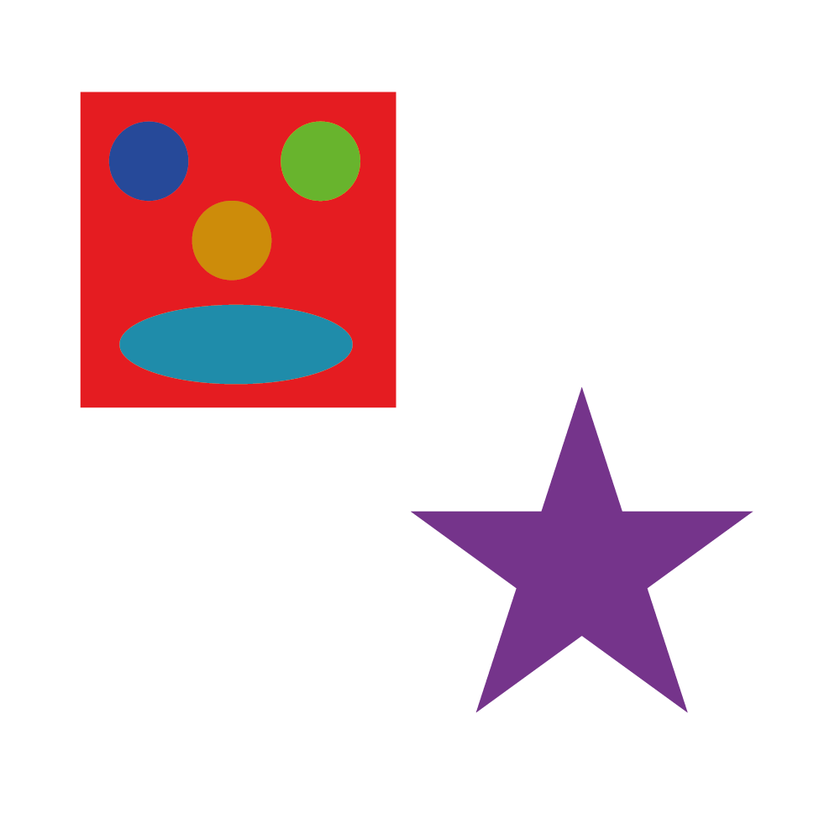
#> input picture images/exemple0.png, 840 x 840 px, shrunk from 1000 x 1000 before the run
$ jupyter execute TIN_chalange.ipynb   (shell and % lines are left out)
#> lines starting #> are read from the running program, lines starting #| are printed output that depends on the picture; after the words box and inside, x2 and y2 are one past the last pixel; in counts of white or black regions, pixels touching at a corner belong together
<a href="https://colab.research.google.com/github/atmaniali/AllView1/blob/master/TIN_chalange.ipynb" target="_parent"></a>

[cell 1]
import cv2
import matplotlib.pyplot as plt
from PIL import Image
import numpy as np
#from google.colab.patches import cv2_imshow
class Point(object):
    def __init__(self,x,y):
        self.x = x
        self.y = y
    def getX(self):
        return self.x
    def getY(self):
        return self.y
def gDiff(img,PointC,tmpPoint):
    return abs(int(img[PointC.x,PointC.y]) - int(img[tmpPoint.x,tmpPoint.y]))
def selectConnects(p):
    if p != 0:
        connects = [Point(-1, -1), Point(0, -1), Point(1, -1), Point(1, 0), Point(1, 1), \
                    Point(0, 1), Point(-1, 1), Point(-1, 0)]
    else:
        connects = [ Point(0, -1),  Point(1, 0),Point(0, 1), Point(-1, 0)]
    return connects


def regionGrow(img,seeds,thresh,p = 1):
    height, weight = img.shape
    seedMark = np.zeros(img.shape)
    seedList = []
    for seed in seeds:
        seedList.append(seed)
    label = 1
    connects = selectConnects(p)
    while(len(seedList)>0):
        PointC = seedList.pop(0)

        seedMark[PointC.x,PointC.y] = label
        for i in range(8):
            Xt = PointC.x + connects[i].x
            YT = PointC.y + connects[i].y
            if Xt < 0 or YT < 0 or Xt >= height or YT >= weight:
                continue
            Diff = gDiff(img,PointC,Point(Xt,YT))
            if Diff < thresh and seedMark[Xt,YT] == 0:
                seedMark[Xt,YT] = label
                seedList.append(Point(Xt,YT))
    return seedMark
img = np.array(Image.open("images/exemple0.png").convert("L"))
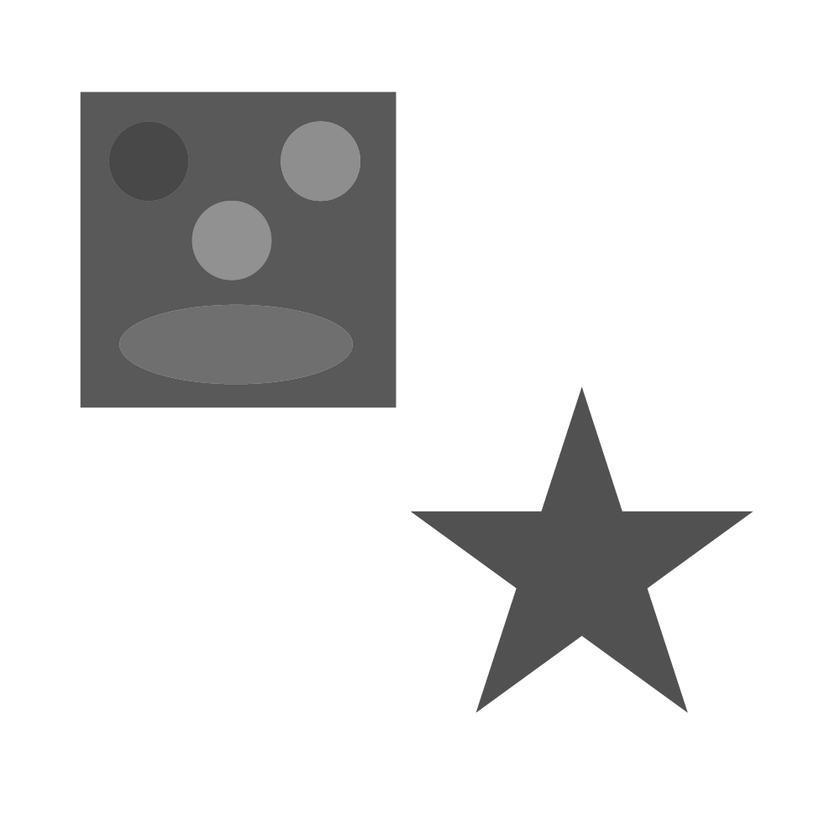
#> img: shape (840, 840); min 61, max 255, mean 223.7
seeds = [Point(10,10),Point(82,150),Point(20,100)]
#modifier

Img = regionGrow(img,seeds,thresh=10)
#> the loop in regionGrow, `while(len(seedList)>0):` made 567995 passes
#> after the loop in regionGrow, `while(len(seedList)>0):`:
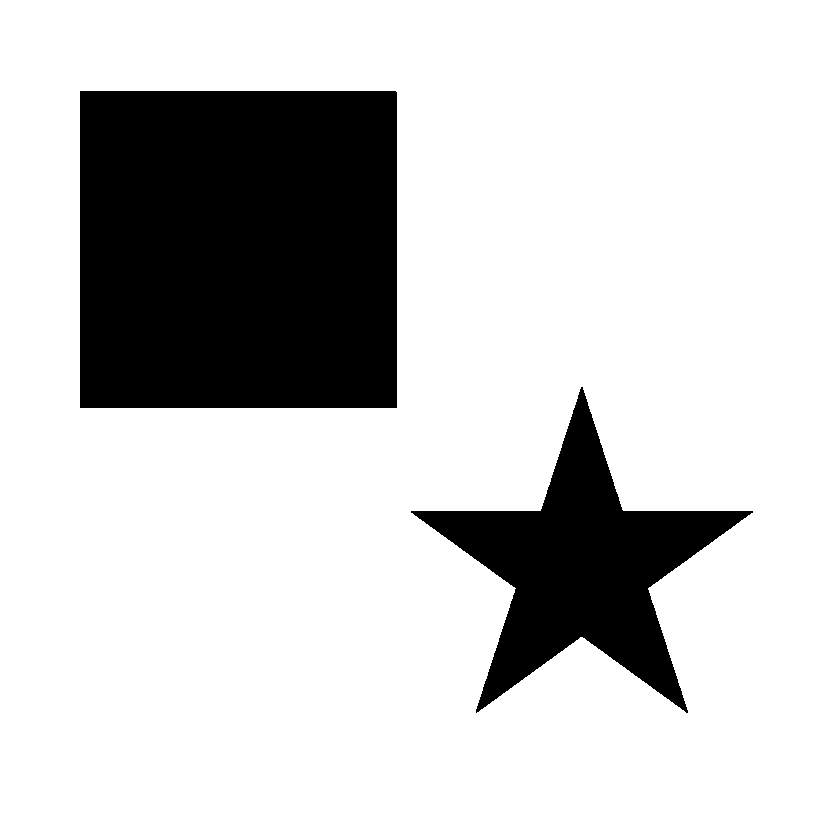
#> seedMark: shape (840, 840) float64; values 0 (black) and 1 (white), 80.5% white; 2 black regions, box (x1, y1, x2, y2) and area: (80, 91, 397, 408) 100488, (411, 387, 753, 713) 37117
#> after the loop in regionGrow, `while(len(seedList)>0):`: seedList = []
plt.imshow(Img, cmap='gray')
plt.show()
